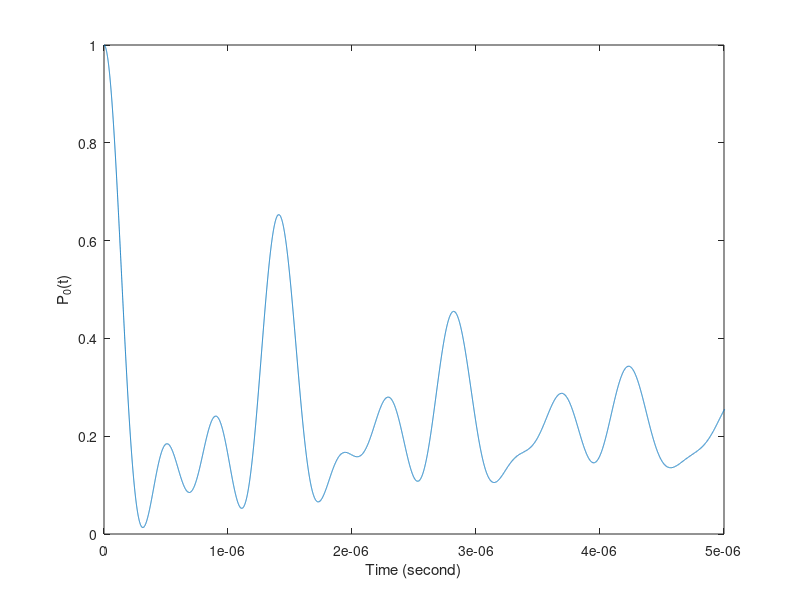
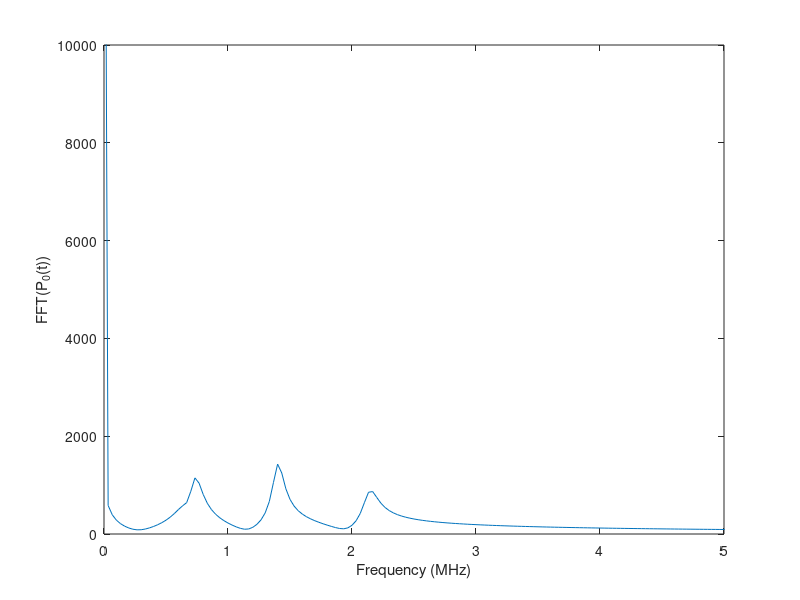

Reproduce these figures in MATLAB, in order.
clear
% variables
N = 100000;
n = 3;
t = linspace(0,30e-6,N);
dt = t(2)-t(1);
hbar = 1.05457182e-34;
Omega = 2*pi*1e+6;
C_6 = 2*pi*516e9;
lattice_constant = 6.6;
d13 = lattice_constant*2;
d12 = lattice_constant;

% Matrices and constant
Sx = [0,1;1,0];
sz = [1,0;0,-1];
gamma = 2*pi*30*1e3;
F = sqrt(gamma/2)*sz;
I = [1,0;0,1];
P = [1,0;0,0];

% Van der-Waals interaction 
U_matrix = zeros(8,8);
U12 = C_6/d12^6;
U23 = U12;
U13 = C_6/d13^6;
U_matrix(7,7) = U12;
U_matrix(4,4) = U23;
U_matrix(6,6) = U13;
U_matrix(8,8) = U13 + U23 + U12;

%Hamiltonian
H = hbar*Omega*(kron(kron(Sx,P),I) + kron(kron(P,Sx),P) + kron(kron(I,P),Sx))/2 + hbar*U_matrix;

% rho
rho = zeros(size(H,1),size(H,2)); % rho_t 2^N_atom, 2^N_atom 
rho(1,1) = 1;

% Linbladian

L1 = kron(kron(F,I),I);
L2 = kron(kron(I,F),I);
L3 = kron(kron(I,I),F); 
L0 = L1 + L2 + L3;

%the equation
% rho_dot = @(t,rho) (-sqrt(-1)/hbar)*(H.*rho-rho.*H);   
dt=t(2)-t(1);

for i=1:N
    % {L'*L, rho}
    A1 = L1'*L1*rho + rho*L1'*L1;
    A2 = L2'*L2*rho + rho*L2'*L2;
    A3 = L3'*L3*rho + rho*L3'*L3;

    % Linblad Ind and C 
    L_ind = L1*rho*L1' + L2*rho*L2' + L3*rho*L3' - 1/2*(A1 + A2 + A3);
    L_c = L0*rho*L0' - 1/2*(L0'*L0*rho + rho*L0'*L0);
    % Runge-Kutta
    rho_dot = @(t,rho) (-sqrt(-1)/hbar)*(H*rho-rho*H) + L_ind + L_c;

    k_1 = rho_dot(t(i),rho);
    k_2 = rho_dot(t(i)+0.5*dt,rho+0.5*dt*k_1);
    k_3 = rho_dot((t(i)+0.5*dt),(rho+0.5*dt*k_2));
    k_4 = rho_dot((t(i)+dt),(rho+k_3*dt));
    rho = rho + (1/6)*(k_1+2*k_2+2*k_3+k_4)*dt;
    prob_0(i)=rho(1,1);
end

%plot

%for i=1:N
 %    rho=rho+rho_dot(t,rho)*dt;
 %    prob_0(i)=rho(1,1);
%end

%plot
% plot(t,rho)
figure
plot(t,prob_0)
xlim([0 5e-6])
xlabel('Time (second)')
ylabel('P_0(t)')

% fft
spectrum_dynamics=fftshift(fft(prob_0));
fs=1/dt;
w = (-N/2:N/2-1)*(fs/N);
figure
plot(w/1e6,abs(spectrum_dynamics))
xlabel('Frequency (MHz)')
ylabel('FFT(P_0(t))')
xlim([0 5])
ylim([0 1e4])